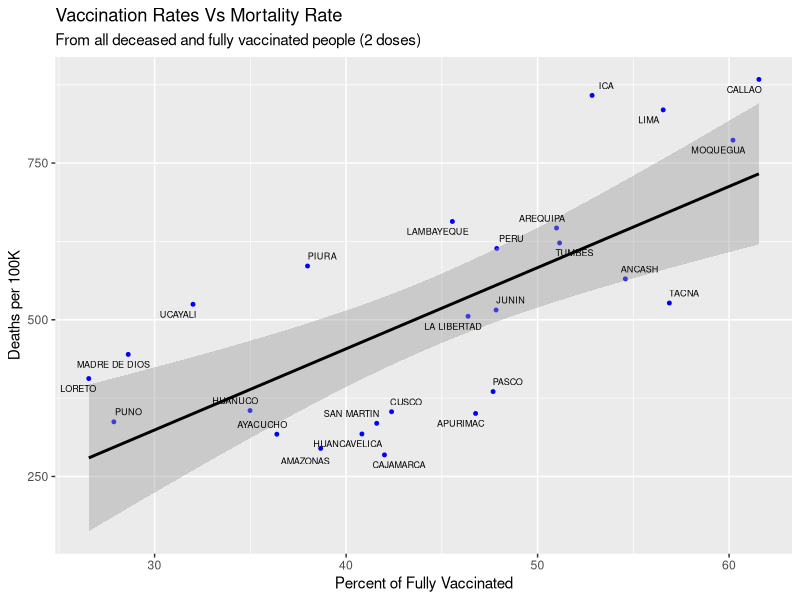

R code for this plot:
## ---- chunk 1
knitr::opts_chunk$set(echo = TRUE)
## ---- chunk 2
library(ggplot2)
library(ggrepel)
library(dplyr)
library(broom)
library(ggpubr)
## ---- chunk 3
vnd_xdep = read.csv('Data/vac_fal_x_departamento.csv')
## ---- chunk 4
lm <- lm(tasa_mortalidad ~ vac_porcentaje, data = vnd_xdep)
summary(lm)
## ---- chunk 5
lm_graph<-ggplot(vnd_xdep, aes(x=vac_porcentaje, y=tasa_mortalidad)) +
                 geom_point(color = "blue", size = 1) + 
                 geom_smooth(method="lm", col="black") +
                 ggtitle("Vaccination Rates Vs Mortality Rate", 
                         subtitle="From all deceased and fully vaccinated people (2 doses)") +
                 xlab("Percent of Fully Vaccinated") + ylab("Deaths per 100K") + 
                 geom_text_repel(aes(label = departamento), size = 2.3, 
                                 hjust = 0.5, vjust = 0.5, 
                                 min.segment.length = Inf)
lm_graph

